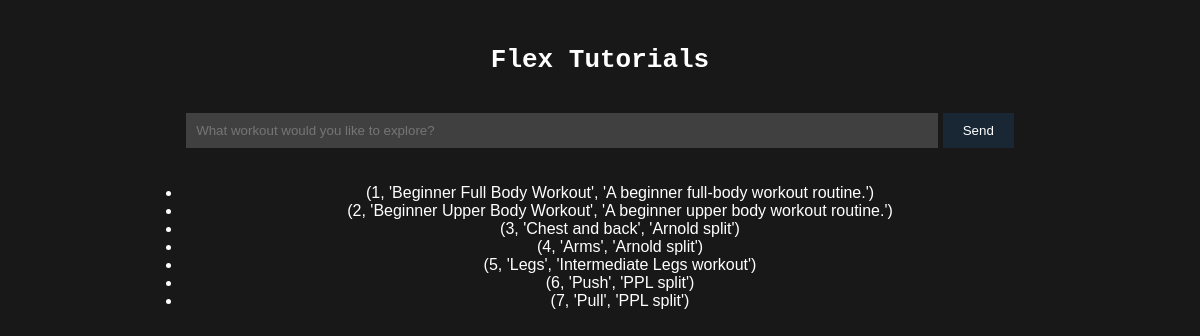
The page / on the database its author committed.
### tables this page shows
CREATE TABLE workouts (
                id INTEGER PRIMARY KEY,
                name TEXT,
                description TEXT
             );

### final.py (the view, shortened to what this page needs)
@app.route('/', methods =["GET", "POST"])
def gfg():
    conn = sqlite3.connect('workouts.db')
    c = conn.cursor()
    c.execute("SELECT * FROM workouts")
    rows = c.fetchall()
    if len(rows) > 0:
        for row in rows:
            print(row)
    else:
        print("No data found in the 'workouts' table.")
        return render_template("main.html", text=rows)
    conn.close()
    return render_template("main.html", text=rows)

### templates/main.html (shortened to what this page needs)
<!DOCTYPE html>
<html lang="en">
<head>
<link rel="stylesheet" href="{{ url_for('static', filename='style.css') }}">
</head>
<body>
<div id="container">
    <h1 style="font-family:monospace">Flex Tutorials</h1>
    <form action='{{ url_for("gfg")}}' method="post">
    <input type="text" id="question" name="exerciseinp" placeholder="What workout would you like to explore?">
    <button id="send" type="submit">Send </button>
    {% if text %}
    <ul>
        {% for row in text %}
        <li>{{ row }}</li>
        {% endfor %}
    </ul>
    {% endif %}
</div>
</body>
</html>

### static/style.css (style rules this page uses)
body { background-color: #181818; color: #fff; font-family: Arial, sans-serif; padding: 20px; }
#container { width: 80%; margin: 0 auto; text-align: center; }
#question { background-color: #404040; color: #fff; border: none; padding: 10px; width: 80%; margin: 20px auto; }
#send { background-color: #192734; color: #fff; padding: 10px 20px; border: none; text-decoration: none; margin: 20px auto; }

### rows shown on the page
workouts: row "(1, 'Beginner Full Body Workout', 'A beginner full-body workout routine.')"
workouts: row "(2, 'Beginner Upper Body Workout', 'A beginner upper body workout routine.')"
workouts: row "(3, 'Chest and back', 'Arnold split')"
workouts: row "(4, 'Arms', 'Arnold split')"
workouts: row "(5, 'Legs', 'Intermediate Legs workout')"
workouts: row "(6, 'Push', 'PPL split')"
workouts: row "(7, 'Pull', 'PPL split')"
